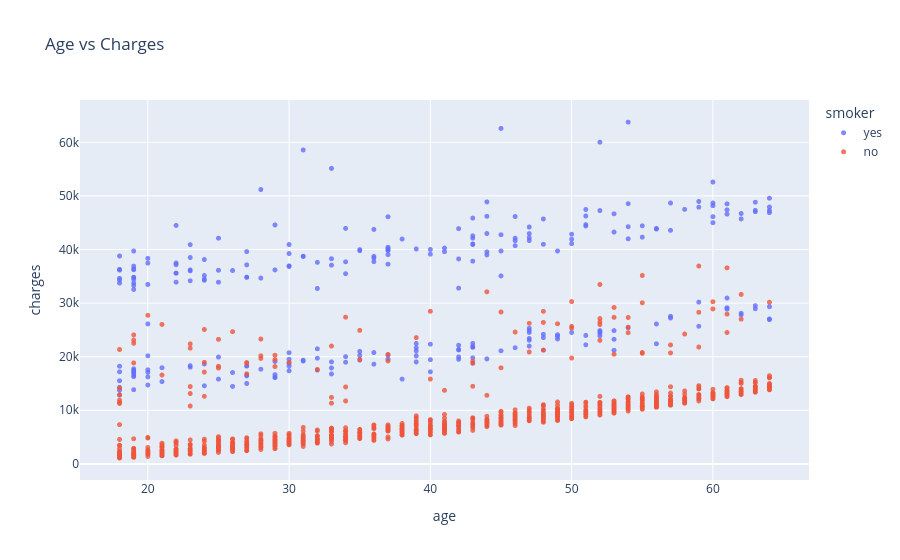

Notebook source saved alongside this figure:
### Markdown cell above
Age vs Charges

### Code cell
fig=px.scatter(
    medical_df,
    x='age',
    y='charges',
    color='smoker',
    hover_data='sex',
    opacity=0.8,
    title="Age vs Charges"
)
fig.update_traces(marker_size=5)
fig.show()

### Figure 1 — Plotly figure (JSON) as saved in the notebook; plotly's stock layout.template omitted (floating-point values rounded to 4 significant figures; data arrays with more than 128 entries replaced by an {"elided": "..."} marker saying what was removed)
{"data": [{"customdata": {"elided": "274x1 str values"}, "hovertemplate": "smoker=yes<br>age=%{x}<br>charges=%{y}<br>sex=%{customdata[0]}<extra></extra>", "legendgroup": "yes", "marker": {"color": "#636efa", "opacity": 0.8, "size": 5, "symbol": "circle"}, "mode": "markers", "name": "yes", "showlegend": true, "type": "scattergl", "x": {"elided": "274 int values"}, "xaxis": "x", "y": {"elided": "274 float values"}, "yaxis": "y"}, {"customdata": {"elided": "1064x1 str values"}, "hovertemplate": "smoker=no<br>age=%{x}<br>charges=%{y}<br>sex=%{customdata[0]}<extra></extra>", "legendgroup": "no", "marker": {"color": "#EF553B", "opacity": 0.8, "size": 5, "symbol": "circle"}, "mode": "markers", "name": "no", "showlegend": true, "type": "scattergl", "x": {"elided": "1064 int values"}, "xaxis": "x", "y": {"elided": "1064 float values"}, "yaxis": "y"}], "layout": {"legend": {"title": {"text": "smoker"}, "tracegroupgap": 0}, "title": {"text": "Age vs Charges"}, "xaxis": {"anchor": "y", "domain": [0, 1], "title": {"text": "age"}}, "yaxis": {"anchor": "x", "domain": [0, 1], "title": {"text": "charges"}}}}
